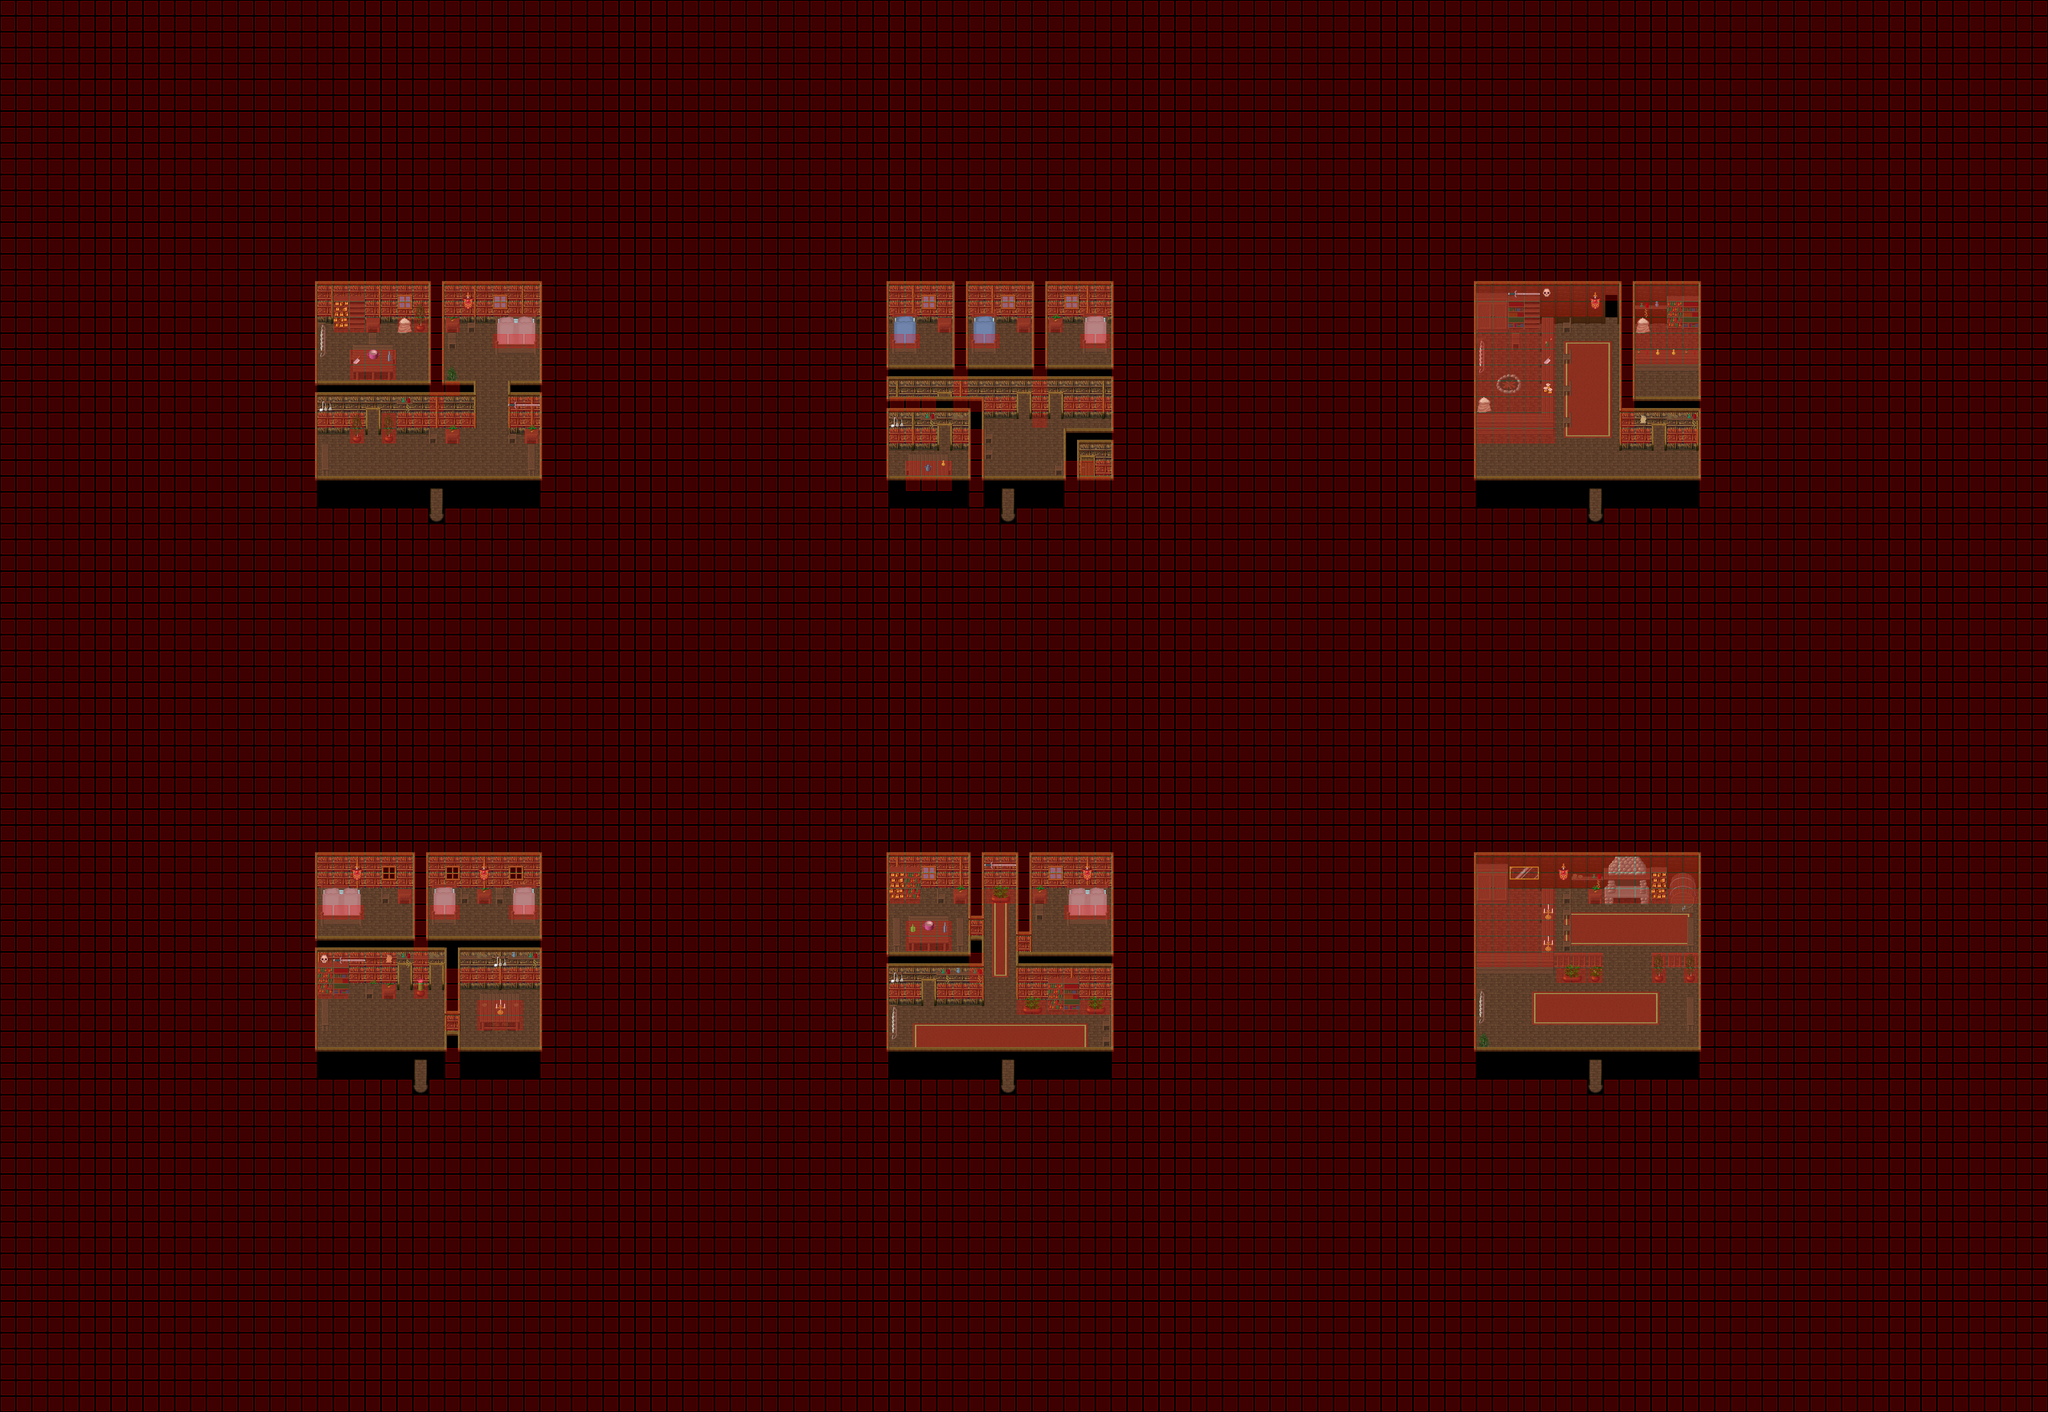

This is a level from a 2D game, rendered from its Tiled map with the project's own tilesets. A one-line summary and the map file follow, with tile-layer data summarised:
An orthogonal 129x89 tile map with 32x32 px tiles, 5 tile layers (ground, ground2, fringe, top, ...), 6 tilesets and 11 objects (7x warp, 3x NPC, 20x20).

<map version="1.0" orientation="orthogonal" width="129" height="89" tilewidth="32" tileheight="32">
 <properties>
  <property name="folder" value="001-1_casas" />
  <property name="music" value="butterfly_tea_-_heart_of_medieval_01.ogg" />
  <property name="name" value="Vila dos Pescadores" />
 </properties>
 <tileset firstgid="1" name="colision" tilewidth="32" tileheight="32">
  <image source="../graphics/tiles/collision.png" width="64" height="32" />
 </tileset>
 <tileset firstgid="3" name="cabana_in" tilewidth="32" tileheight="32">
  <image source="../graphics/tiles/cabana_in.png" width="512" height="160" />
 </tileset>
 <tileset firstgid="83" name="canana_in X3" tilewidth="32" tileheight="96">
  <image source="../graphics/tiles/cabana_in_x3.png" width="512" height="96" />
 </tileset>
 <tileset firstgid="99" name="in" tilewidth="32" tileheight="32">
  <image source="../graphics/tiles/woodland_indoor.png" width="512" height="512" />
 </tileset>
 <tileset firstgid="355" name="in X3" tilewidth="32" tileheight="96">
  <image source="../graphics/tiles/woodland_indoor_x3.png" width="512" height="96" />
 </tileset>
 <tileset firstgid="371" name="pots" tilewidth="32" tileheight="64">
  <image source="../graphics/tiles/Pots_x2.png" width="512" height="64" />
 </tileset>
 <layer name="ground" width="129" height="89">
  <data>[11481 cells, 11424 non-empty, 36 distinct tile ids]</data>
 </layer>
 <layer name="ground2" width="129" height="89">
  <data>[11481 cells, 120 non-empty, 20 distinct tile ids]</data>
 </layer>
 <layer name="fringe" width="129" height="89">
  <data>[11481 cells, 303 non-empty, 93 distinct tile ids]</data>
 </layer>
 <layer name="top" width="129" height="89">
  <data>[11481 cells, 718 non-empty, 66 distinct tile ids]</data>
 </layer>
 <layer name="collision" width="200" height="140" opacity="0.48">
  <data>[28000 cells, 27278 non-empty, 1 distinct tile ids]</data>
 </layer>
 <objectgroup name="warps" width="0" height="0">
  <object name="paraCasa5(001)" type="warp" x="864" y="1024">
   <properties>
    <property name="dest_map" value="001" />
    <property name="x" value="36" />
    <property name="y" value="25" />
   </properties>
  </object>
  <object name="paraCasa1(001)" type="warp" x="2016" y="1024">
   <properties>
    <property name="map" value="001" />
    <property name="x" value="51" />
    <property name="y" value="66" />
   </properties>
  </object>
  <object name="paraCasa6(001-1)" type="warp" x="832" y="2176">
   <properties>
    <property name="map" value="001" />
    <property name="x" value="107" />
    <property name="y" value="49" />
   </properties>
  </object>
  <object name="paraCasa3(001)" type="warp" x="3200" y="2176">
   <properties>
    <property name="map" value="001" />
    <property name="x" value="44" />
    <property name="y" value="52" />
   </properties>
  </object>
  <object name="paraCasa2b(001)" type="warp" x="3232" y="608" width="32" height="32">
   <properties>
    <property name="map" value="001" />
    <property name="x" value="58" />
    <property name="y" value="49" />
   </properties>
  </object>
  <object name="paraCasa2a(001)" type="warp" x="3200" y="1024">
   <properties>
    <property name="map" value="001" />
    <property name="x" value="58" />
    <property name="y" value="54" />
   </properties>
  </object>
  <object name="paraCasa4(001-1)" type="warp" x="2016" y="2176">
   <properties>
    <property name="map" value="001" />
    <property name="x" value="26" />
    <property name="y" value="38" />
   </properties>
  </object>
 </objectgroup>
 <objectgroup name="magins" width="129" height="89" visible="0">
  <object name="20x20" x="1126" y="1048" width="640" height="640" />
 </objectgroup>
 <objectgroup name="NPCs" width="129" height="89" visible="0">
  <object name="VendedorDeComidasEpoções" type="NPC" x="3360" y="672" width="32" height="32" />
  <object name="VendedorDeArmas" type="NPC" x="3040" y="672" width="32" height="32" />
  <object name="VendedorDeRoupas" type="NPC" x="3008" y="1856" width="32" height="32" />
 </objectgroup>
</map>
